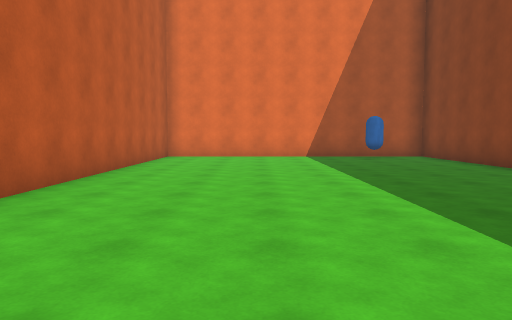
view 1 (above)

12 first-person views from a walk through a Unity game level. The camera is 1.4 m above the floor, tilts 4° down and sees 70° across. The floor is counted in squares, 2 m on a side. Each view is taken from the middle of a square. On the plan, view 1 faces up. The plan holds only what a view shows up to about 11 squares ahead; the rest is blank. The place goes on beyond the plan. Surface patterns are stand-ins for the level's own textures.

view 2
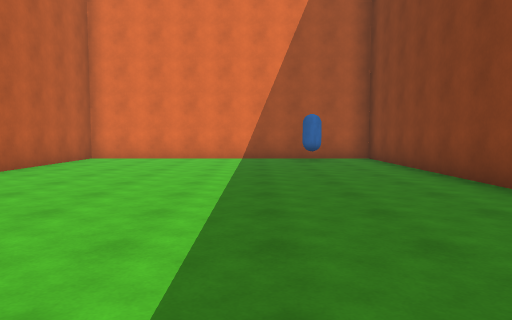

view 3
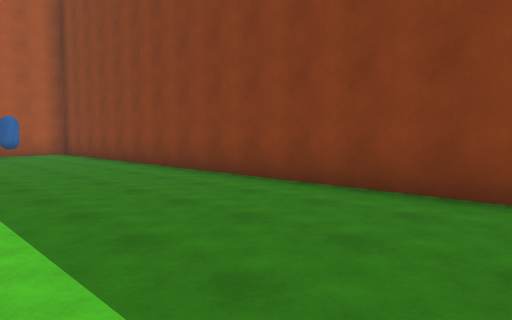

view 4
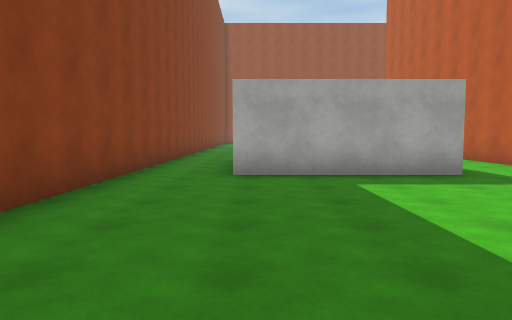

view 5
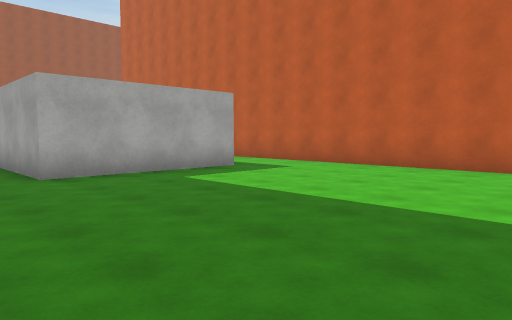

view 6
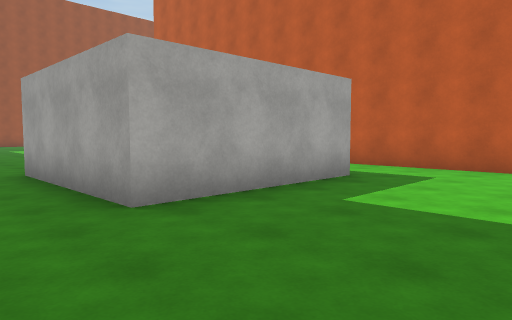

view 7
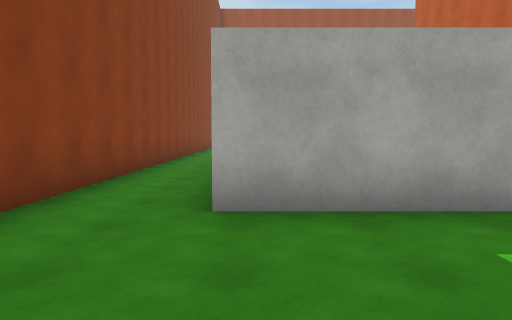

view 8
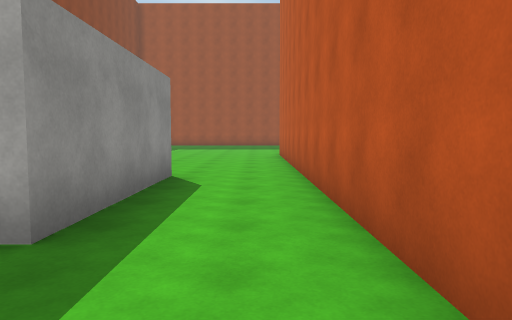

view 9
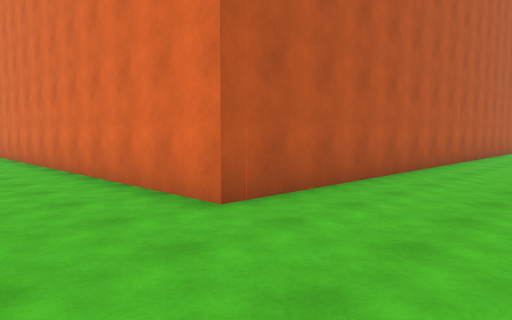

view 10
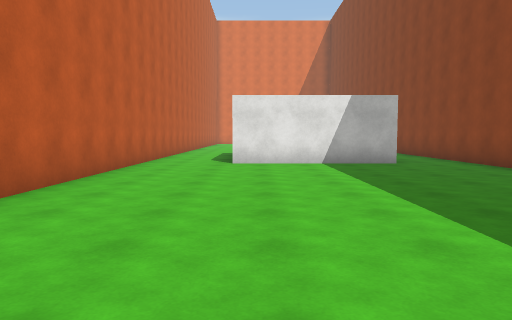

view 11
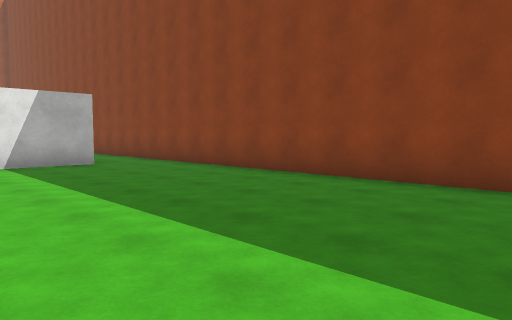

view 12
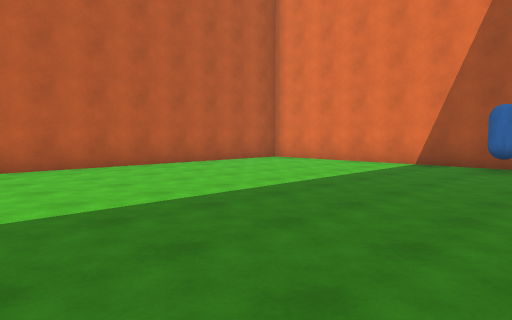

### Floor plan
Points are (right, up) in squares from view 1. A wall is a line through its corners. A room is listed if a view was taken in it or the views show most of it. See-through windows are left out.
Room 1 (views 1, 2, 3, 4, 5, 6, 7, 8, 12)
walls: (-0.6, -6.2) (-0.6, -2.3) (3.4, -2.3) (3.4, -6.2); (5.3, -7.4) (5.3, 11.7) (-2.8, 11.7) (-2.8, -7.5)
ways out: opening at (-1.5, -6.5) to room 2; opening at (4.5, -7) to room 2
objects: blue capsule (3, 11)
Room 2 (views 9, 10, 11)
walls: (-2.8, -7.5) (-2.8, -12.7) (-13.1, -12.7); (3.4, -6.2) (-0.6, -6.2); (5.3, -14.1) (5.3, -7.4)
ways out: opening at (-1.5, -6.5) to room 1; opening at (4.5, -7) to room 1

Positions as (right, up) in squares from view 1, and headings:
1: (0, 0), facing up
2: (2, 1), facing up
3: (1, -2), facing up-right
4: (3, 4), facing down
5: (5, 4), facing down-left
6: (5, 1), facing down-left
7: (3, 1), facing down
8: (-2, 0), facing down
9: (0, -15), facing up-left
10: (0, -15), facing up
11: (0, -15), facing up-right
12: (5, 3), facing up-left
